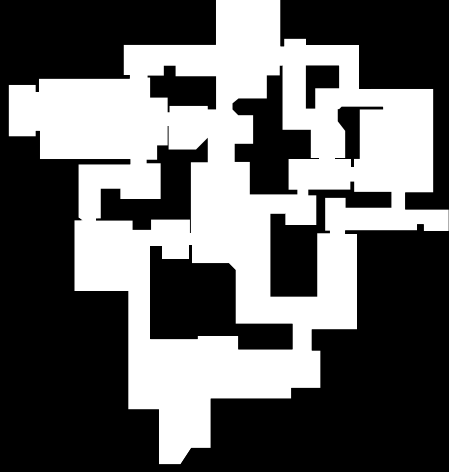
#> input picture bw.png, 449 x 472 px
$ python screengrab.py
#> lines starting #> are read from the running program, lines starting #| are printed output that depends on the picture
import numpy as np
from PIL import ImageGrab
import cv2
import time
import pytesseract
pytesseract.pytesseract.tesseract_cmd = 'C:/OCR/tesseract.exe'
from PIL import Image
from threading import Thread

def screen_record_map():
    # bbox (left, upper, right, lower)
    mask = cv2.imread('bw.png')
#> mask is the input picture: shape (472, 449, 3); min 0, max 255, mean 100.8
    mask = cv2.resize(mask, dsize=(336, 352), interpolation=cv2.INTER_CUBIC)
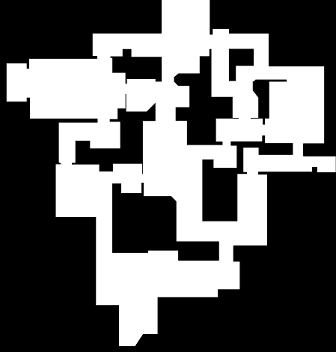
#> mask: shape (352, 336, 3); min 0, max 255, mean 100.7

    while True:

#> (the run stopped early here; a loop or call above may not have finished)
